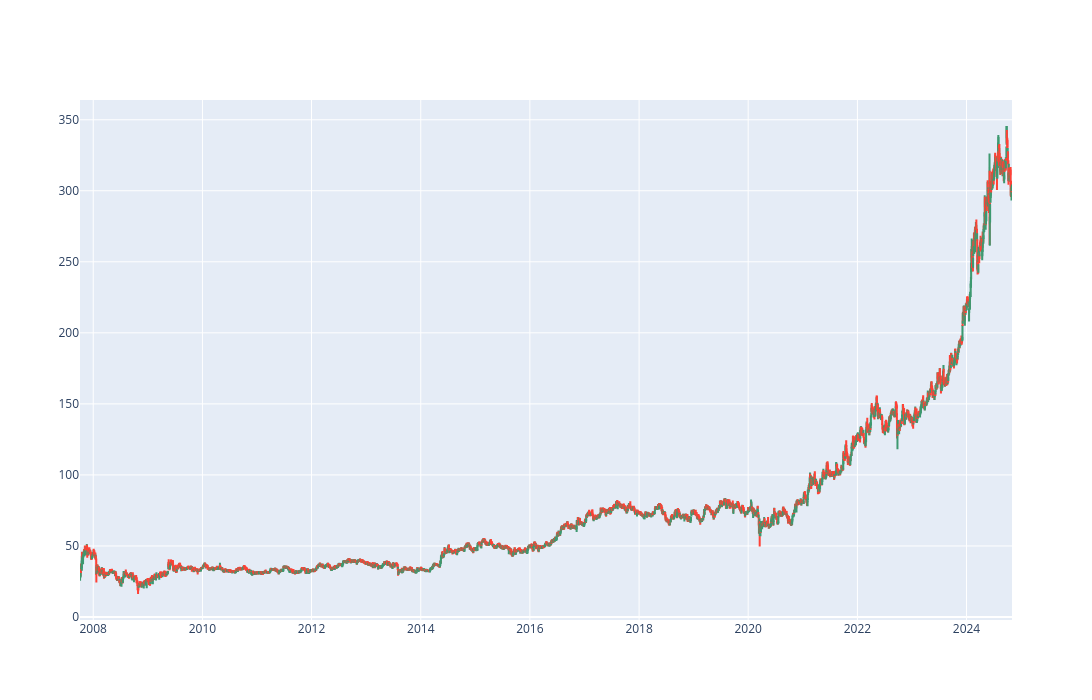

This figure's notebook cell:
### Code cell
import plotly.graph_objects as go

fig = go.Figure(
    data=[
        go.Candlestick(
            x=data01['Date'],
            open=data01['Open'],
            high=data01['High'],
            low=data01['Low'],
            close=data01['Close']
        )
    ]
)

fig.update_layout(
    xaxis_rangeslider_visible=False,
    width=1200,
    height=700
)
fig.show()

### Figure 1 — Plotly figure (JSON) as saved in the notebook; plotly's stock layout.template omitted (floating-point values rounded to 4 significant figures; data arrays with more than 128 entries replaced by an {"elided": "..."} marker saying what was removed)
{"data": [{"close": {"elided": "4209 str values"}, "high": {"elided": "4209 str values"}, "low": {"elided": "4209 str values"}, "open": {"elided": "4209 str values"}, "type": "candlestick", "x": {"elided": "4209 str values"}}], "layout": {"height": 700, "width": 1200, "xaxis": {"rangeslider": {"visible": false}}}}
